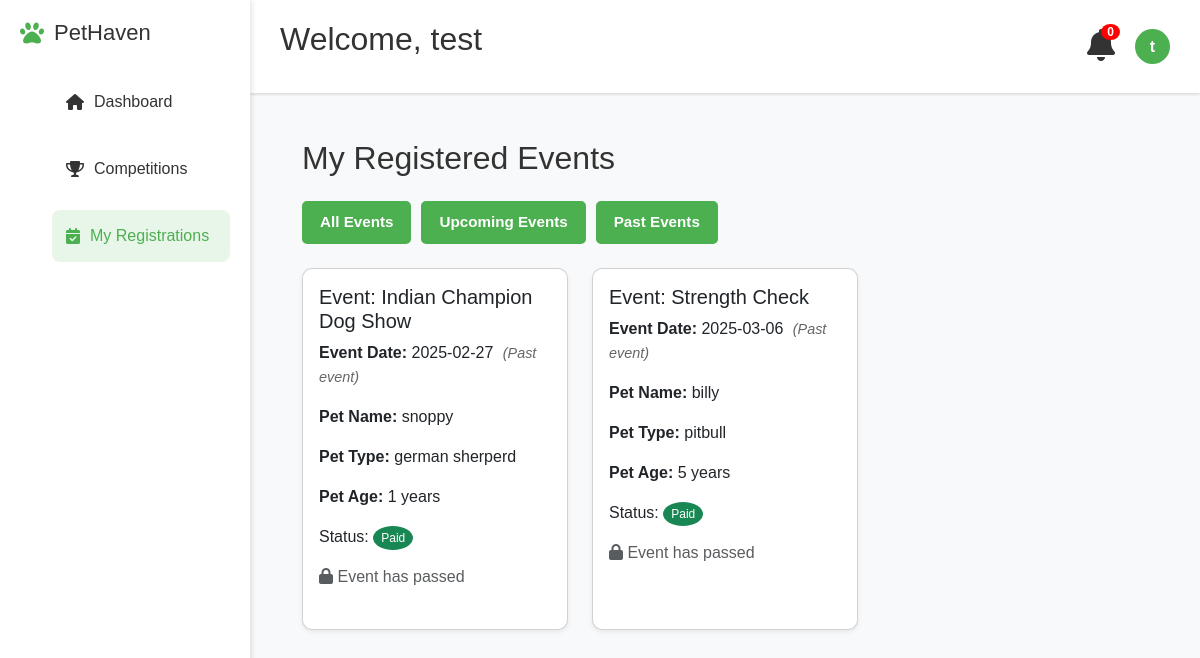
Before: /registrations (signed in) with the older database file.
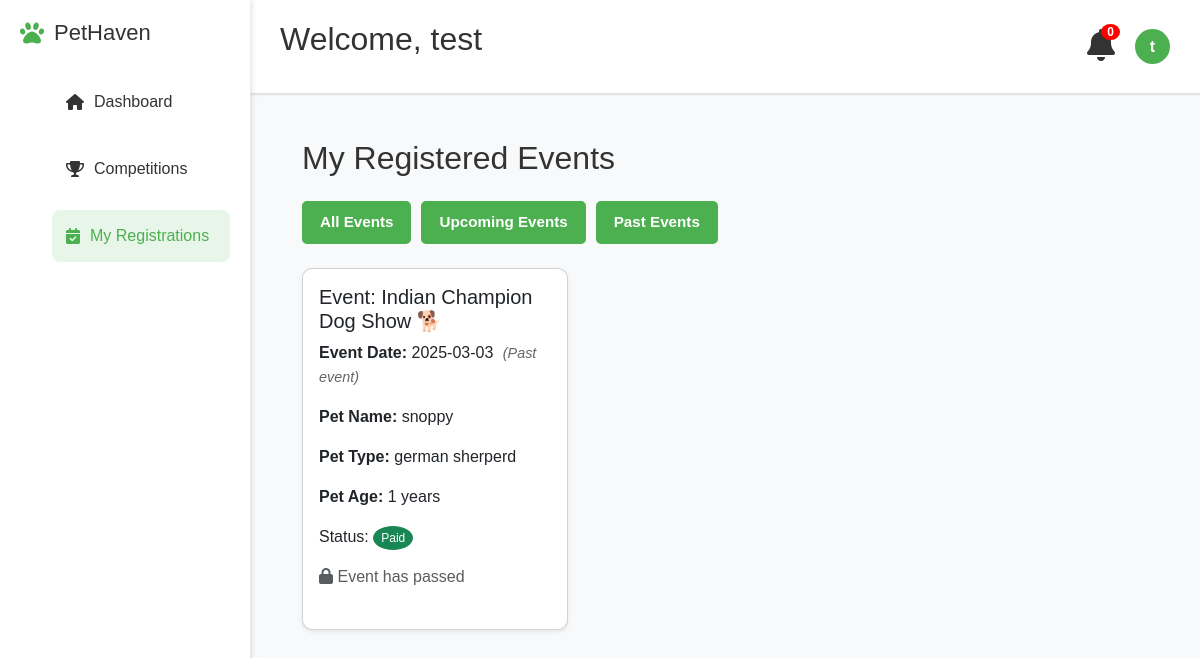
After: the same page with the newer database file.
### models.py (models this page shows)
class Registration(db.Model):
    id = db.Column(db.Integer, primary_key=True)
    user_id = db.Column(db.Integer, db.ForeignKey('user.id'), nullable=False)
    event_id = db.Column(db.Integer, db.ForeignKey('event.id'), nullable=False)
    pet_name = db.Column(db.String(100), nullable=False)
    pet_type = db.Column(db.String(100), nullable=False)
    pet_age=db.Column(db.Integer,nullable=False)
    paid = db.Column(db.Boolean, default=False)
    timestamp = db.Column(db.DateTime, default=lambda: datetime.now(timezone.utc))
    event = db.relationship('Event', backref=db.backref('registrations', lazy=True))
    user = db.relationship('User', backref=db.backref('registrations', lazy=True))

class Event(db.Model):
    id = db.Column(db.Integer, primary_key=True)
    title = db.Column(db.String(200), nullable=False)
    description = db.Column(db.Text, nullable=False)
    date = db.Column(db.String(50), nullable=False)
    location=db.Column(db.String(250),nullable=False)
    prizes=db.Column(db.String(200),nullable=False)
    eligibility=db.Column(db.String(250),nullable=False)
    fee = db.Column(db.Float, default=500)
    image_filename = db.Column(db.String(200), nullable=False, default="default.jpg")

### app.py (the view)
@app.route('/registrations')
@login_required
def registrations():
    registered_events = db.session.query(Registration, Event).join(Event, Registration.event_id == Event.id).filter(Registration.user_id == current_user.id).all()
    current_date = datetime.now().date()
    processed_events = []
    for reg, event in registered_events:
        event_date = datetime.strptime(event.date, '%Y-%m-%d').date()
        can_edit = event_date > current_date
        processed_events.append((reg, event, can_edit))
    return render_template("registrations.html", registered_events=processed_events)

### app.py (called while the page is built)
@login_manager.user_loader
def load_user(user_id):
    return db.session.get(User, int(user_id))

### templates/registrations.html (shortened to what this page needs)
{% extends "base.html" %}
{% block content %}
<div class="container mt-4">
    <h2 class="mb-4">My Registered Events</h2>
    <div class="filter-buttons mb-4">
        <button class="filter-btn active" data-filter="all">All Events</button>
        <button class="filter-btn" data-filter="upcoming">Upcoming Events</button>
        <button class="filter-btn" data-filter="past">Past Events</button>
    </div>
    {% if registered_events %}
        <div class="row" id="events-container">
            {% for reg, event, can_edit in registered_events %}
                <div class="col-md-4 event-item" data-date="{{ event.date }}">
                    <div class="card shadow-sm mb-4">
                        <div class="card-body">
                            <h5 class="card-title">Event: {{ event.title }}</h5>
                            <p class="card-text">
                                <strong>Event Date:</strong> {{ event.date }}
                                <span class="relative-date" data-event-date="{{ event.date }}"></span>
                            </p>
                            <p class="card-text"><strong>Pet Name:</strong> {{ reg.pet_name }}</p>
                            <p class="card-text"><strong>Pet Type:</strong> {{ reg.pet_type }}</p>
                            <p class="card-text"><strong>Pet Age:</strong> {{ reg.pet_age }} years</p>
                            <p class="card-text">
                                <stron class="me-2">Status:</strong>
                                {% if reg.paid %}
                                    <span class="badge-pill bg-success">Paid</span>
                                {% else %}
                                    <span class=" badge-pill bg-warning text-dark">Pending Payment</span>
                                {% endif %}
                            </p>
                            <div class="button-group" style="display: flex; gap: 10px; margin-top: 15px;">
                                {% if can_edit %}
                                    <a href="{{ url_for('edit_registration', registration_id=reg.id) }}" class="btn btn-secondary">
                                        <i class="fas fa-edit"></i> Edit Details
                                    </a>
                                {% else %}
                                    <span class="text-muted"><i class="fas fa-lock"></i> Event has passed</span>
                                {% endif %}
                            </div>
                        </div>
                    </div>
                </div>
            {% endfor %}
        </div>
    {% else %}
        <p>No registrations found.</p>
    {% endif %}
</div>
{% endblock %}

Changed rows visible on the page:
removed Registration: title "Strength Check", date "2025-03-06", pet_name "billy", pet_type "pitbull", pet_age "5", paid "Paid"
changed through a linked row, Registration "snoppy": title "Indian Champion Dog Show" → "Indian Champion Dog Show 🐕️"; date "2025-02-27" → "2025-03-03"
